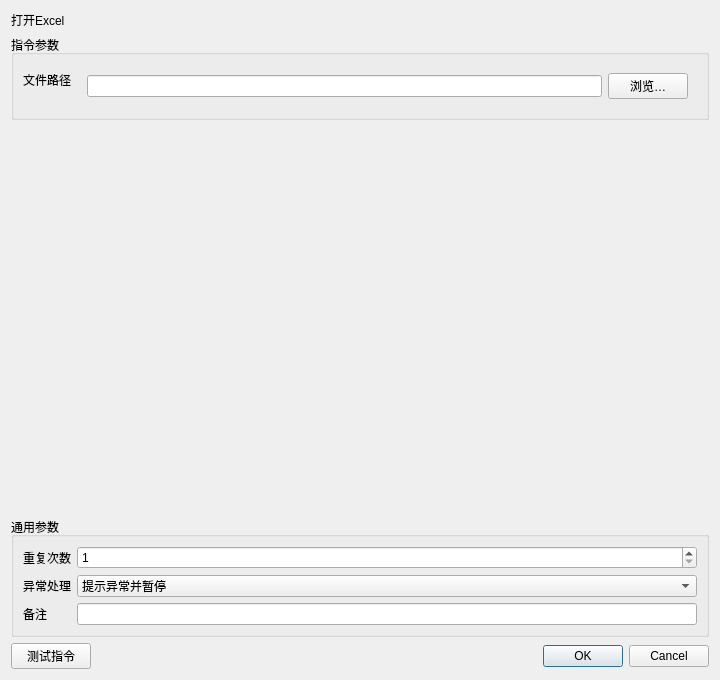
<?xml version="1.0" encoding="UTF-8"?><ui version="4.0"><class>InstructionEditor</class><widget class="QDialog" name="InstructionEditor"><property name="geometry"><rect><x>0</x><y>0</y><width>720</width><height>680</height></rect></property><layout class="QVBoxLayout" name="rootLayout"><item><widget class="QLabel" name="titleLabel"><property name="text"><string>打开Excel</string></property></widget></item><item><widget class="QGroupBox" name="parameterGroupBox"><property name="title"><string>指令参数</string></property><layout class="QFormLayout" name="parameterFormLayout"><item row="0" column="0"><widget class="QLabel" name="label_0"><property name="text"><string>文件路径</string></property></widget></item><item row="0" column="1"><widget class="QWidget" name="container_0"><layout class="QHBoxLayout" name="fieldLayout_0"><item><widget class="QLineEdit" name="parameter_0"><property name="text"><string></string></property></widget></item><item><widget class="QPushButton" name="auxiliary_0"><property name="text"><string>浏览…</string></property></widget></item></layout></widget></item></layout></widget></item><item><spacer name="verticalSpacer"><property name="orientation"><enum>Qt::Vertical</enum></property><property name="sizeHint" stdset="0"><size><width>20</width><height>20</height></size></property></spacer></item>
<item><widget class="QGroupBox" name="commonGroupBox"><property name="title"><string>通用参数</string></property><layout class="QFormLayout" name="commonFormLayout">
<item row="0" column="0"><widget class="QLabel" name="repeatLabel"><property name="text"><string>重复次数</string></property></widget></item><item row="0" column="1"><widget class="QSpinBox" name="repeatSpinBox"><property name="minimum"><number>1</number></property><property name="maximum"><number>999999</number></property><property name="value"><number>1</number></property></widget></item>
<item row="1" column="0"><widget class="QLabel" name="errorPolicyLabel"><property name="text"><string>异常处理</string></property></widget></item><item row="1" column="1"><widget class="QComboBox" name="errorPolicyComboBox"><item><property name="text"><string>自动跳过</string></property></item><item><property name="text"><string>提示异常并暂停</string></property></item><item><property name="text"><string>提示异常并停止</string></property></item><property name="currentIndex"><number>1</number></property></widget></item>
<item row="2" column="0"><widget class="QLabel" name="noteLabel"><property name="text"><string>备注</string></property></widget></item><item row="2" column="1"><widget class="QLineEdit" name="noteEdit"/></item>
</layout></widget></item>
<item><layout class="QHBoxLayout" name="footerLayout"><item><widget class="QPushButton" name="testButton"><property name="text"><string>测试指令</string></property></widget></item><item><spacer name="footerSpacer"><property name="orientation"><enum>Qt::Horizontal</enum></property><property name="sizeHint" stdset="0"><size><width>40</width><height>20</height></size></property></spacer></item><item><widget class="QDialogButtonBox" name="buttonBox"><property name="standardButtons"><set>QDialogButtonBox::Cancel|QDialogButtonBox::Ok</set></property></widget></item></layout></item>
</layout></widget><resources/><connections/></ui>
